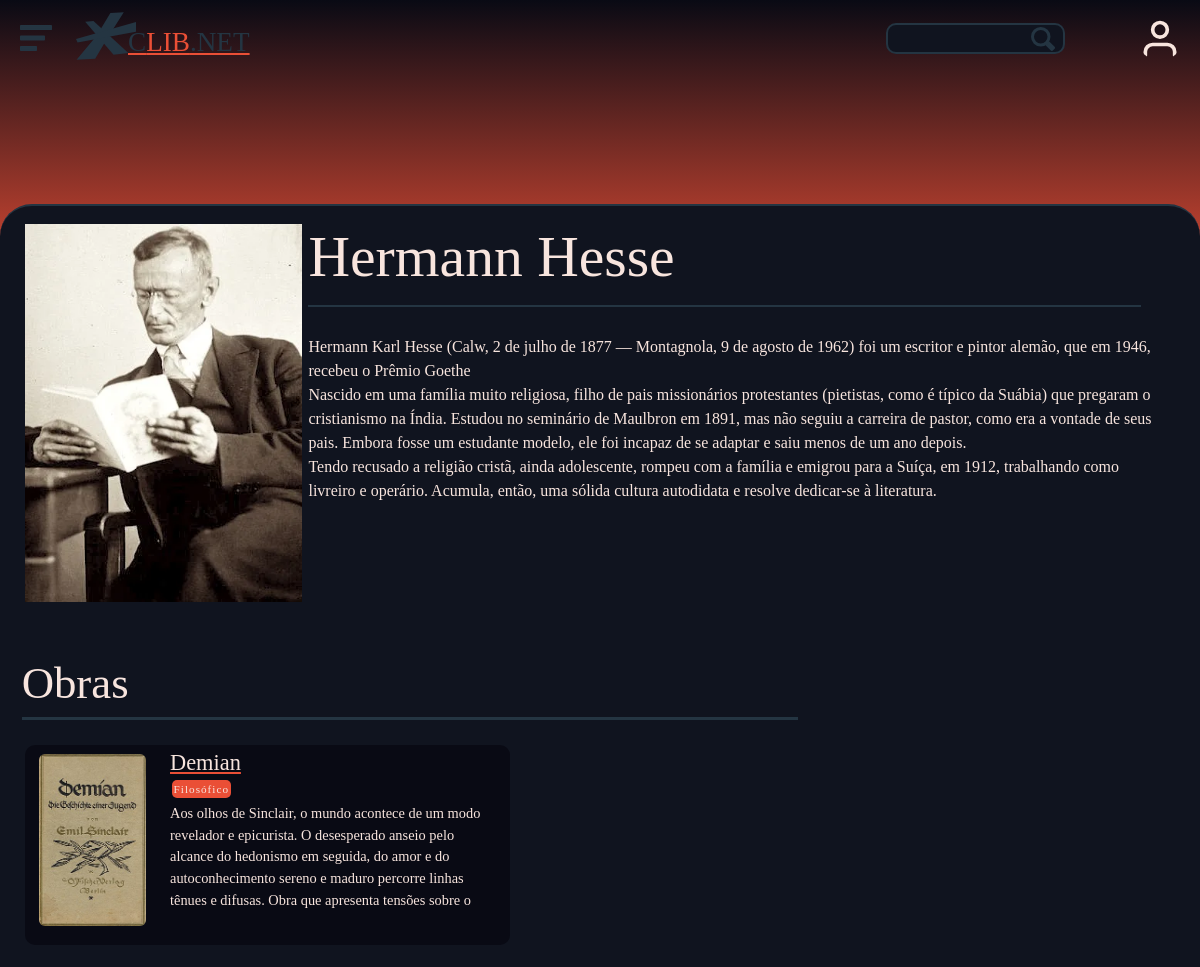
The app's page /web/PHP/autor.php?id=4 with its own data.
### tables this page shows
CREATE TABLE IF NOT EXISTS tb_autores (
	cod INTEGER PRIMARY KEY AUTO_INCREMENT,
	nome VARCHAR(120),
  	dtnasc DATE,
descricao VARCHAR(1000),
imagem VARCHAR(130),
ativo BOOLEAN DEFAULT true
);

CREATE TABLE IF NOT EXISTS tb_livros (
	cod INTEGER PRIMARY KEY AUTO_INCREMENT,
	nome VARCHAR(90),	
	descricao VARCHAR(1000),
	ativo BOOLEAN DEFAULT true,
	imagem VARCHAR(100),
	arquivo VARCHAR(150)
);

CREATE TABLE IF NOT EXISTS tb_categorias(
	cod INTEGER PRIMARY KEY AUTO_INCREMENT,
	nome VARCHAR(60),
	ativo BOOLEAN DEFAULT true
);

### Web/PHP/administrator/utils/livro/getCategories.php (called while the page is built, shortened)
<?php function getBookCategories($conn, $bookId) {
    $categoryName = null;
    $sqlC = "SELECT c.nome FROM tb_categorias c
             INNER JOIN tb_categorias_livros lc ON c.cod = lc.codcategoria
             WHERE lc.codlivro = ?";
    $stmtC = $conn->prepare($sqlC);
    $stmtC->bind_param("i", $bookId);
    $stmtC->execute();
    $stmtC->bind_result($categoryName);
    $categories = [];
    while ($stmtC->fetch()) {
        $categories[] = $categoryName;
    }
    return $categories;
};
?>

### web/PHP/components/contentLoader/autorInfo.php (the view, shortened to what this page needs)
<?php
include_once ("C:/xampp/htdocs/projtcc/web/PHP/administrator/utils/connect.php");
include_once ("C:/xampp/htdocs/projtcc/web/PHP/administrator/utils/livro/getCategories.php");
$conn = connect();
if (isset($_GET["id"])) {
    $idA = $_GET["id"];
    $sqlL1 = "SELECT codlivro FROM tb_livros_autores WHERE codautor = ?";
    $stmtL1 = $conn->prepare($sqlL1);
    $stmtL1->bind_param("i", $idA);
    $stmtL1->execute();
    $stmtL1->bind_result($idL);
    $sqlL2 = "SELECT nome, imagem, descricao FROM tb_livros WHERE cod = ?";
    $stmtL2 = $conn->prepare($sqlL2);
    $stmtL2->bind_param("i", $idL);
    $stmtL2->execute();
    $stmtL2->store_result();
    $resultL = '';
    if ($stmtL2->num_rows > 0) {
        $stmtL2->bind_result($nomeL, $imgL, $descL);
        while ($stmtL2->fetch()) {
            $categories = getBookCategories($conn, $idL);
            $resultL .= '
            <div class="sectionCardRow flex size5">
            <div class="sectionCardColumnCapa">
                <img class="sectionCardColumnImg" src="../SRC/capas/' . htmlspecialchars($imgL) . '">
            </div>
            <div class="sectionCardRowContent">
                <div class="sectionCardRowTitulo"><a href="produto.php?id='.$idL.'">'.$nomeL.'</a></div>
                <div class="sectionCardRowCategories">';
                foreach ($categories as $category) {
                    $resultL .= '<div class="sectionCardRowBadge">' . htmlspecialchars($category) . '</div>';
                }
                $resultL .= '</div>
                <div class="sectionRowDesc">'.$descL.'</div>
            </div>
        </div>
            ';
        }
    }
    $sqlA = "SELECT nome, descricao, imagem
FROM tb_autores
WHERE cod = " . $idA;
    $stmtA = $conn->prepare($sqlA);
    $stmtA->execute();
    $stmtA->store_result();
    $resultA = "";
    if ($stmtA->num_rows > 0) {
        $stmtA->bind_result($nome, $desc, $img);
        while ($stmtA->fetch()) {
            $resultA .= '
                <div class="size3 pZero grid">
                    <img class="autorImagem" src="../SRC/fotos/autores/' . htmlspecialchars($img) . '">
                </div>
                <div class="size9 livroInfoMain">
                    <div class="livroTituloSection borderBottom flexColumn contSection size8">
                        <div class="livroTitulo">' . htmlspecialchars($nome) . '</div>
                        <div class="flexColumn widthMax">
                        </div>
                    </div>
                    <div class="contSection livroDesc">
                        ' . nl2br(htmlspecialchars($desc)) . '
                    </div>
                </div>
                <div>
                    <div class="contSection autorLivrosRow size12">
                        <div class="autorLivrosTitle size8">
                        Obras
                        </div>
                        <div class="flex">
                        '.$resultL.'
                        </div>
                    </div>
                </div>';
        }
        echo $resultA;
    } else {
    }
}

### Web/CSS/styleRecursos.css (style rules this page uses)
:root { --navHeight: 3.5rem; --font: #f8e5de; --corPrimaria: #ea4f36; --corSecundaria: #bc3131; --corSecundaria2: #bc31318e; --bgPrimaria: #090a14; --bgSecundaria: #10141f; --bgTerciaria: #243542; --bgLogin: #1d2230; --bgInput: #343a3b; --bgHover: #1c2635; }

### Web/CSS/styleComponentes.css (style rules this page uses)
.conteudo { background-color: var(--bgPrimaria); color: var(--font); max-width: 100%; }
.livroTitulo { font-family: 'Gotham Black'; font-size: 3.6rem; line-height: 65px; }
.livroDesc { padding-top: 1.75rem; font-family: 'Gotham Book'; font-size: 1em; }
.livroInfoMain { padding: 0 2.5% 0 1%; }
.livroTituloSection { padding-bottom: 5px }
.sectionCardRow { padding: 5px 10px 5px 10px; gap: 20px; margin: 5px; background-color: var(--bgPrimaria); border-radius: 10px; transition: 0.2s; max-height: 200px; }
.sectionCardColumnCapa { border-radius: 10px; justify-self: center; }
.sectionCardColumnImg { justify-self: center; max-width: 130px; max-height: 180px; border-radius: 10px; padding: 4px; }
.sectionCardRowTitulo { font-family: 'Gotham Medium'; font-size: 1.4rem; width: fit-content; transition: 0.2s; line-height: 25px; }
.sectionRowDesc { font-size: 0.9rem; font-family: 'Gotham Book'; max-height: 55%; overflow-y: scroll; }
.sectionCardRowCategories { gap: 4px; padding: 2px; display: flex; align-content: center; }
.sectionCardRowBadge { font-family: 'Gotham Medium'; font-size: 0.7rem; background-color: var(--corPrimaria); border-radius: 5px; width: fit-content; padding: 0.05rem 0.1rem; letter-spacing: 1px; }
.sectionCardRowContent { gap: 3px; display: flex; flex-direction: column; }
.autorLivrosRow { padding-top: 3rem; gap: 20px; }
.autorImagem { justify-self: center; max-width: 95%; min-width: 80%; }
.autorLivrosTitle { margin: 0 0 0 1rem; font-size: 2.8rem; font-family: 'Gotham Medium'; border-bottom: 3px solid var(--bgTerciaria); }
.autorLivrosRow .sectionCardRow { margin-left: 1.2rem; }

### Web/CSS/style.css (style rules this page uses)
.flex { display: flex; }
.flexColumn { flex-direction: column; display: flex; }
.grid { display: grid; }
.contSection { --paddingX: 1.5rem; --paddingY: 0; display: flex; flex-wrap: wrap; margin-top: calc(-1 * var(--paddingY)); margin-right: calc(-.5 * var(--paddingX)); margin-left: calc(-.5 * var(--paddingX)) }
.pZero { padding: 0 !important; }
.size3 { flex: 0 0 auto; width: 25%; }
.size5 { flex: 0 0 auto; width: 41.66666667%; }
.size8 { flex: 0 0 auto; width: 66.66666667%; }
.size9 { flex: 0 0 auto; width: 75%; }
.size12 { flex: 0 0 auto; width: 100%; }
.borderBottom { border-bottom: 2px solid var(--bgTerciaria); padding-bottom: 1rem; width: 100%; }
body { margin: 0; font-family: "Gotham Book"; font-size: 1rem; line-height: 1.5; -webkit-text-size-adjust: 100%; -webkit-tap-highlight-color: transparent; }
a:-webkit-any-link { color: var(--font); text-decoration: underline; text-decoration-color: var(--corPrimaria); }

### records on screen
tb_autores: imagem (picture), nome "Hermann Hesse", descricao "Hermann Karl Hesse (Calw, 2 de julho de 1877 — Montagnola, 9 de agosto de 1962) foi um escritor e pintor alemão, que em 1946, recebeu o Prêmio Goethe Nascido em uma família muito religiosa, filho de pais missionários protestantes (pietistas, como é típico da Suábia) que pregaram o cristianismo na Índia. Estudou no seminário de Maulbron em 1891, mas não seguiu a carreira de pastor, como era a vontade de seus pais. Embora fosse um estudante modelo, ele foi incapaz de se adaptar e saiu menos de um ano depois. Tendo recusado a religião cristã, ainda adolescente, rompeu com a família e emigrou para a Suíça, em 1912, trabalhando como livreiro e operário. Acumula, então, uma sólida cultura…"
tb_livros: imagem (picture), nome "Demian", descricao "Aos olhos de Sinclair, o mundo acontece de um modo revelador e epicurista. O desesperado anseio pelo alcance do hedonismo em seguida, do amor e do autoconhecimento sereno e maduro percorre linhas tênues e difusas. Obra que apresenta tensões sobre o…"
tb_categorias: nome "Filosófico"
